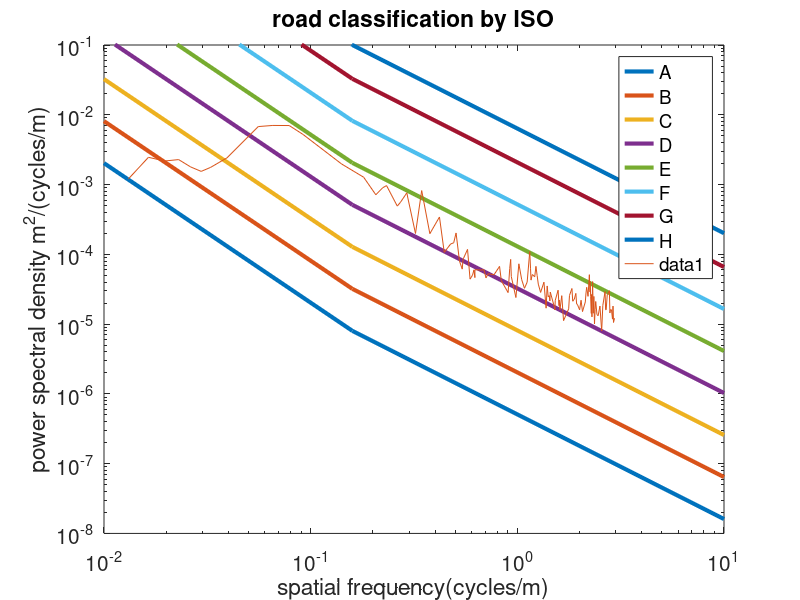

The MATLAB script that drew this image:
clear all;
%road data
% freq in cycles/ft
%amplitude in ft^2/(rad/ft)
freq = [0.004
0.005
0.006
0.007
0.008
0.009
0.010
0.012
0.017
0.020
0.024
0.028
0.043
0.055
0.063
0.068
0.071
0.080
0.083
0.089
0.090
0.098
0.105
0.115
0.128
0.135
0.145
0.150
0.154
0.160
0.165
0.166
0.167
0.175
0.180
0.185
0.188
0.190
0.190
0.205
0.210
0.215
0.220
0.235
0.250
0.255
0.275
0.280
0.283
0.285
0.300
0.310
0.320
0.330
0.340
0.350
0.353
0.355
0.360
0.370
0.375
0.380
0.385
0.395
0.410
0.420
0.425
0.430
0.435
0.438
0.440
0.460
0.463
0.465
0.480
0.485
0.486
0.490
0.500
0.510
0.540
0.545
0.560
0.565
0.575
0.585
0.590
0.595
0.610
0.620
0.630
0.650
0.655
0.660
0.670
0.680
0.685
0.686
0.690
0.695
0.696
0.700
0.705
0.710
0.715
0.720
0.725
0.730
0.740
0.750
0.765
0.780
0.790
0.810
0.815
0.820
0.830
0.850
0.855
0.860
0.870
0.880
0.885
0.890
0.900];

amplitude= [0.006759586
0.013802191
0.012220044
0.012805345
0.010055096
0.008674203
0.009906454
0.013565614
0.038077859
0.039514035
0.039376401
0.029351388
0.011087978
0.007155759
0.004009582
0.005053475
0.005426501
0.002758627
0.003146703
0.004278752
0.003605323
0.001118033
0.004605136
0.001110531
0.001926103
0.000599825
0.000790703
0.00082178
0.001138063
0.000449034
0.000344602
0.000439721
0.000485891
0.000661237
0.000247849
0.000282707
0.000336575
0.000260436
0.000338
0.000334243
0.000339473
0.000258116
0.000296182
0.000286092
0.000377324
0.000235117
0.000158941
0.000351811
0.000475459
0.000269363
0.00013499
0.000410917
0.000243289
0.000183098
0.000224051
0.000614261
0.000355537
0.000239772
0.000288619
0.000268181
0.00037814
0.000279647
0.000210043
0.000159755
0.000224234
9.50236E-05
0.000197943
0.000138383
0.000143463
0.00012055
0.000161674
9.97741E-05
8.9633E-05
0.000122986
0.000172037
0.000102941
0.00012442
9.02789E-05
0.000143594
6.29552E-05
9.28956E-05
0.000144869
0.000181894
0.000119478
0.000128017
0.000154808
0.000109269
0.000107822
9.00107E-05
0.000123476
8.48896E-05
0.000116729
0.000156981
0.000189126
0.000140362
0.000287068
0.000162162
0.000229266
0.000138612
7.98678E-05
0.000149275
7.12492E-05
0.00022861
8.03851E-05
0.000140036
5.64396E-05
9.09341E-05
0.000118502
7.68087E-05
7.41522E-05
0.000101869
4.47478E-05
0.000103792
0.000164574
9.03105E-05
9.00065E-05
0.000148517
0.000169078
8.09882E-05
9.06266E-05
9.01182E-05
6.61969E-05
0.000101917
5.92651E-05
6.81185E-05
];

%three frequencies (cycles/m)
omega(1)= 0.01;
omega(2)= 1/(2*pi);
omega(3)=10;

% generate road roughness class lines
s_a(2)= 8e-6;
s_b(2)= 32e-6;
s_c(2)= 128e-6;
s_d(2)= 512e-6;
s_e(2)= 2048e-6;
s_f(2)= 8192e-6;
s_g(2)= 32768e-6;
s_h(2)= 100000e-6;

s_a(1)= s_a(2)*(omega(1)/omega(2))^-2;
s_a(3)= s_a(2)*(omega(3)/omega(2))^-1.5;

s_b(1)= s_b(2)*(omega(1)/omega(2))^-2;
s_b(3)= s_b(2)*(omega(3)/omega(2))^-1.5;

s_c(1)= s_c(2)*(omega(1)/omega(2))^-2;
s_c(3)= s_c(2)*(omega(3)/omega(2))^-1.5;


s_d(1)= s_d(2)*(omega(1)/omega(2))^-2;
s_d(3)= s_d(2)*(omega(3)/omega(2))^-1.5;


s_e(1)= s_e(2)*(omega(1)/omega(2))^-2;
s_e(3)= s_e(2)*(omega(3)/omega(2))^-1.5;


s_f(1)= s_f(2)*(omega(1)/omega(2))^-2;
s_f(3)= s_f(2)*(omega(3)/omega(2))^-1.5;


s_g(1)= s_g(2)*(omega(1)/omega(2))^-2;
s_g(3)= s_g(2)*(omega(3)/omega(2))^-1.5;

s_h(1)= s_h(2)*(omega(1)/omega(2))^-2;
s_h(3)= s_h(2)*(omega(3)/omega(2))^-1.5;

loglog(omega,s_a,'linewidth',3);
hold on;
loglog(omega,s_b,'linewidth',3);
hold on;
loglog(omega,s_c,'linewidth',3);
hold on;
loglog(omega,s_d,'linewidth',3);
hold on;
loglog(omega,s_e,'linewidth',3);
hold on;
loglog(omega,s_f,'linewidth',3);
hold on;
loglog(omega,s_g,'linewidth',3);
hold on;
loglog(omega,s_h,'linewidth',3);
hold on;
set(gca,'fontsize',15);
xlabel('spatial frequency(cycles/m)')
ylabel('power spectral density m^2/(cycles/m)')
title('road classification by ISO');
legend('A','B','C','D','E','F','G','H');
hold on;

for i=1:125
    freq(i)= freq(i)/0.3048; % conversion of unit from cycle/ft to cycle/m
    amplitude(i)= amplitude(i)*0.178; % conversion of unit from ft^2/(cycle/ft) to m^2/(cycle/m)
end

loglog(freq,amplitude);
axis([10^-2 10^1 10^-8 10^-1]);



